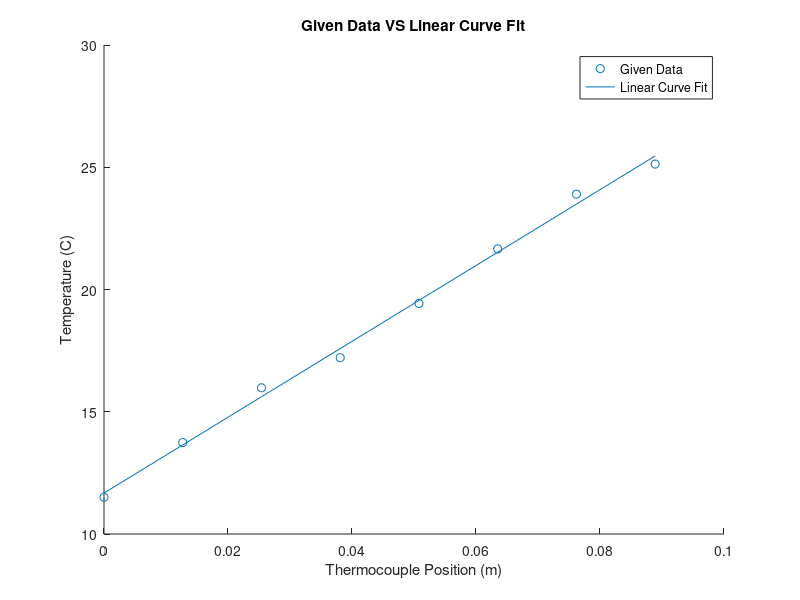
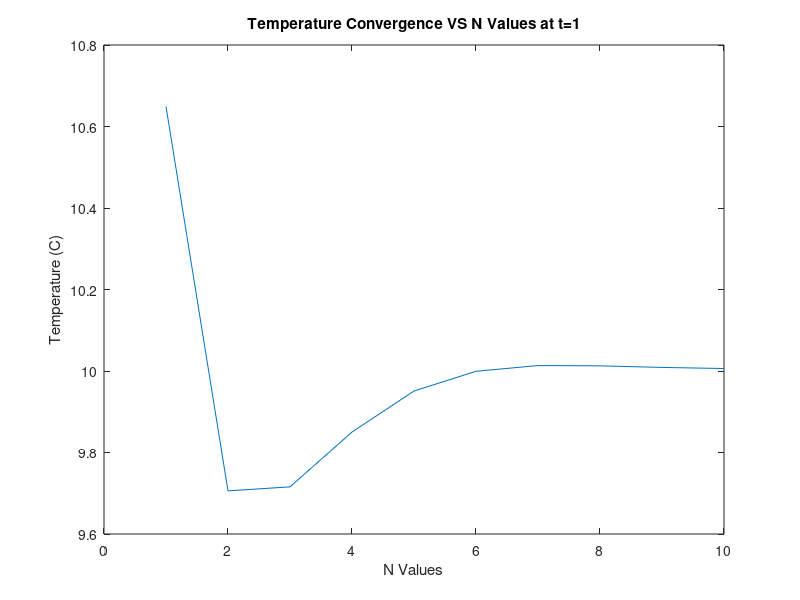
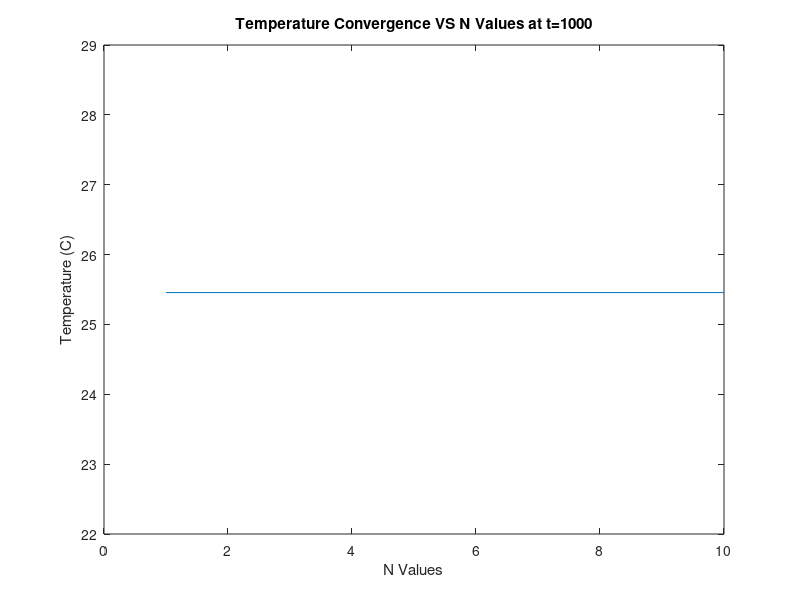
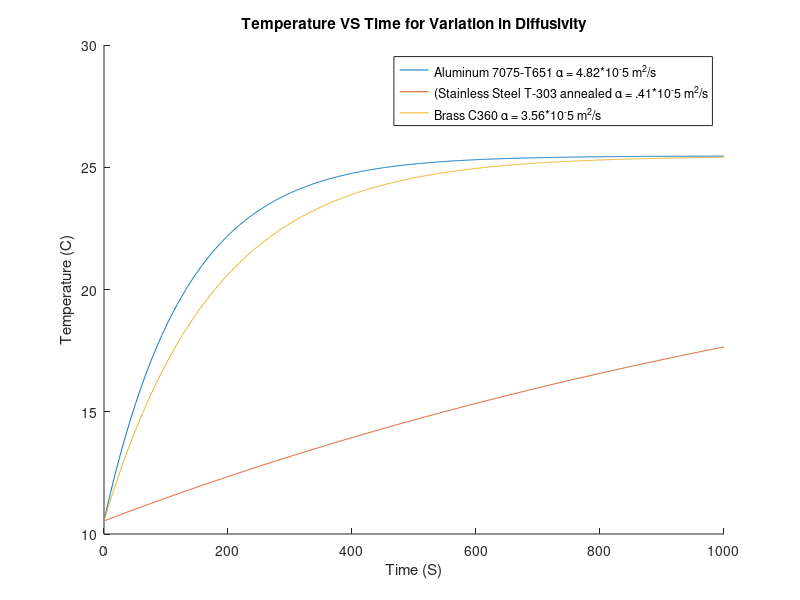

The MATLAB script that drew these images, in order:
%%Prelab Question 3, determine distance x=0 to first thermocouple and H,
%%slope of steady state distribution
clear all;close all;clc
T_0 = 10; %Degress C, need to be in K?
T_x = [11.50,13.74,15.98,17.21,19.43,21.66,23.90,25.13];
x = linspace(0,.0889,numel(T_x));
P = polyfit(x,T_x,1);
y = P(1)*x + ((P(2)));
figure
hold on
scatter(x,T_x)
plot(x,y)
title('Given Data VS Linear Curve Fit')
xlabel('Thermocouple Position (m)')
ylabel('Temperature (C)')
legend('Given Data','Linear Curve Fit')
hold off
%Solve linear equation for when x = T_x, defined as x=0
x_0 = (10 - P(2))/(P(1));
x_0 = abs(x_0);%Meters
H = P(1); %Slope of steady state distribution
%%Prelab Question 5, plotting convergence for 0<=n<=10 for t = 1 and t =
%%1000
%H is same as in question 3
%Pull alpha for aluminium for table
alpha = 4.82e-5;
%L = distance from x=0 to heater, ~5 in
L = x_0 + .0889 + .0253;%distance to heater in m
%Location of last thermocouple
last_therm = x_0 + .0889;
%Plot convergence with variation in n at two t values
%t = 1
t = 1;
u_1 = 0;
for n = 1:10
    lambda = ((2*n - 1)*pi)/(2*L);
    b_n = ((8*H*L)*(-1)^n)/((2*n - 1)^2*(pi^2));
    current_u_1 = b_n*sin(lambda*last_therm)*exp((-lambda^2)*alpha*t);
    u_1(n+1) = u_1(n) + current_u_1;
end
u_1 = u_1(2:end);
u_1 = u_1 + T_0 + H*last_therm;
%t = 1000
t = 1000;
u_2 = 0;
for n = 1:10
    lambda = ((2*n - 1)*pi)/(2*L);
    b_n = ((8*H*L)*(-1)^n)/((2*n - 1)^2*(pi^2));
    current_u_2 = b_n*sin(lambda*last_therm)*exp((-lambda^2)*alpha*t);
    u_2(n + 1) = u_2(n) + current_u_2;
end
u_2 = u_2(2:end);
u_2 = u_2 + T_0 + H*last_therm;
n = [1:10];
figure
plot(n,u_1)
title('Temperature Convergence VS N Values at t=1')
xlabel('N Values')
ylabel('Temperature (C)')
figure
plot(n,u_2)
title('Temperature Convergence VS N Values at t=1000')
xlabel('N Values')
ylabel('Temperature (C)')
%%Question 6, plot temp over time with variation in k
n = 1;
u_a = 0;
for t = 1:1000
    lambda = ((2*n - 1)*pi)/(2*L);
    b_n = ((8*H*L)*(-1)^n)/((2*n - 1)^2*(pi^2));
    current_u = b_n*sin(lambda*last_therm)*exp((-lambda^2)*alpha*t);
    u_a(t + 1) = current_u;
end
u_a = u_a(2:end);
u_a = u_a + T_0 + H*last_therm;
u_b = 0;
alpha = .41e-5;
for t = 1:1000
    lambda = ((2*n - 1)*pi)/(2*L);
    b_n = ((8*H*L)*(-1)^n)/((2*n - 1)^2*(pi^2));
    current_u = b_n*sin(lambda*last_therm)*exp((-lambda^2)*alpha*t);
    u_b(t + 1) = current_u;
end
u_b = u_b(2:end);
u_b = u_b + T_0 + H*last_therm;
u_c = 0;
alpha = 3.56e-5;
for t = 1:1000
    lambda = ((2*n - 1)*pi)/(2*L);
    b_n = ((8*H*L)*(-1)^n)/((2*n - 1)^2*(pi^2));
    current_u = b_n*sin(lambda*last_therm)*exp((-lambda^2)*alpha*t);
    u_c(t + 1) = current_u;
end
u_c = u_c(2:end);
u_c = u_c + T_0 + H*last_therm;

t = 1:1000;
figure
hold on
plot(t,u_a)
plot(t,u_b)
plot(t,u_c)
title('Temperature VS Time for Variation in Diffusivity')
xlabel('Time (S)')
ylabel('Temperature (C)')
legend('Aluminum 7075-T651 \alpha = 4.82*10^-5 m^2/s','(Stainless Steel T-303 annealed \alpha = .41*10^-5 m^2/s','Brass C360 \alpha = 3.56*10^-5 m^2/s')
hold off